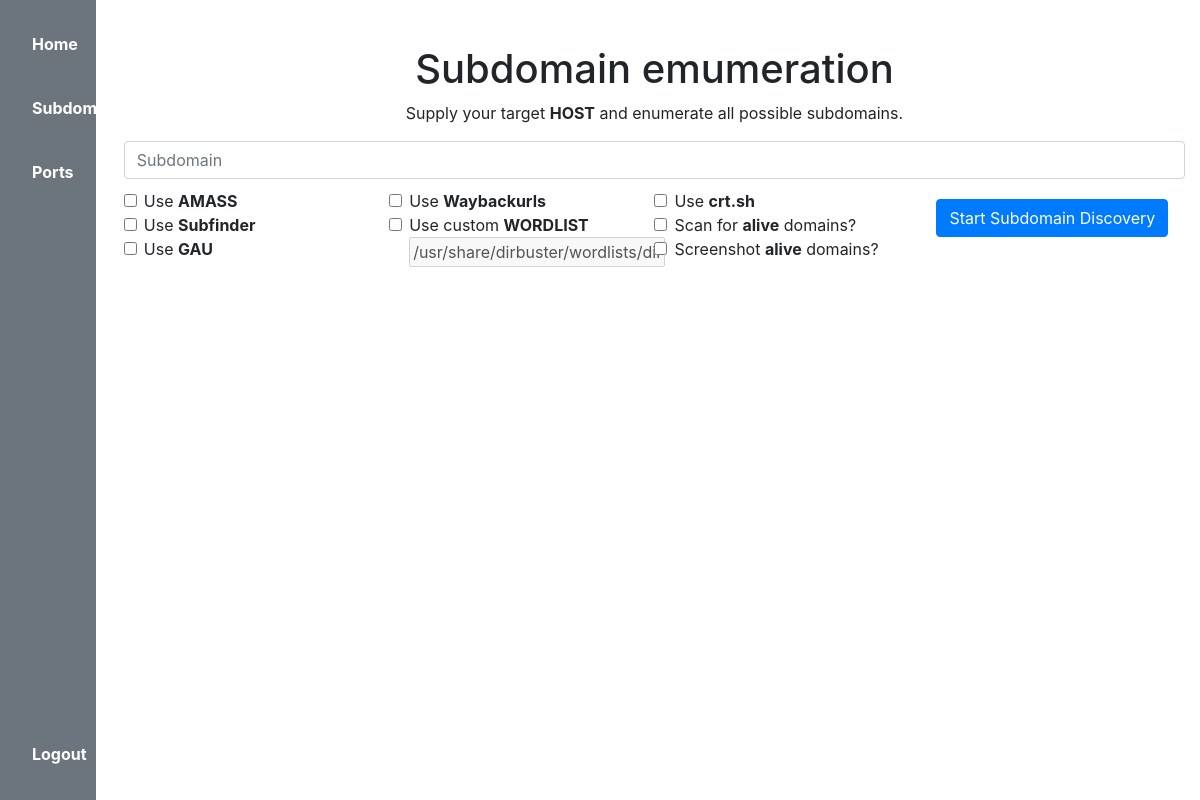
The page /subdomains (signed in) on the database as committed earlier.
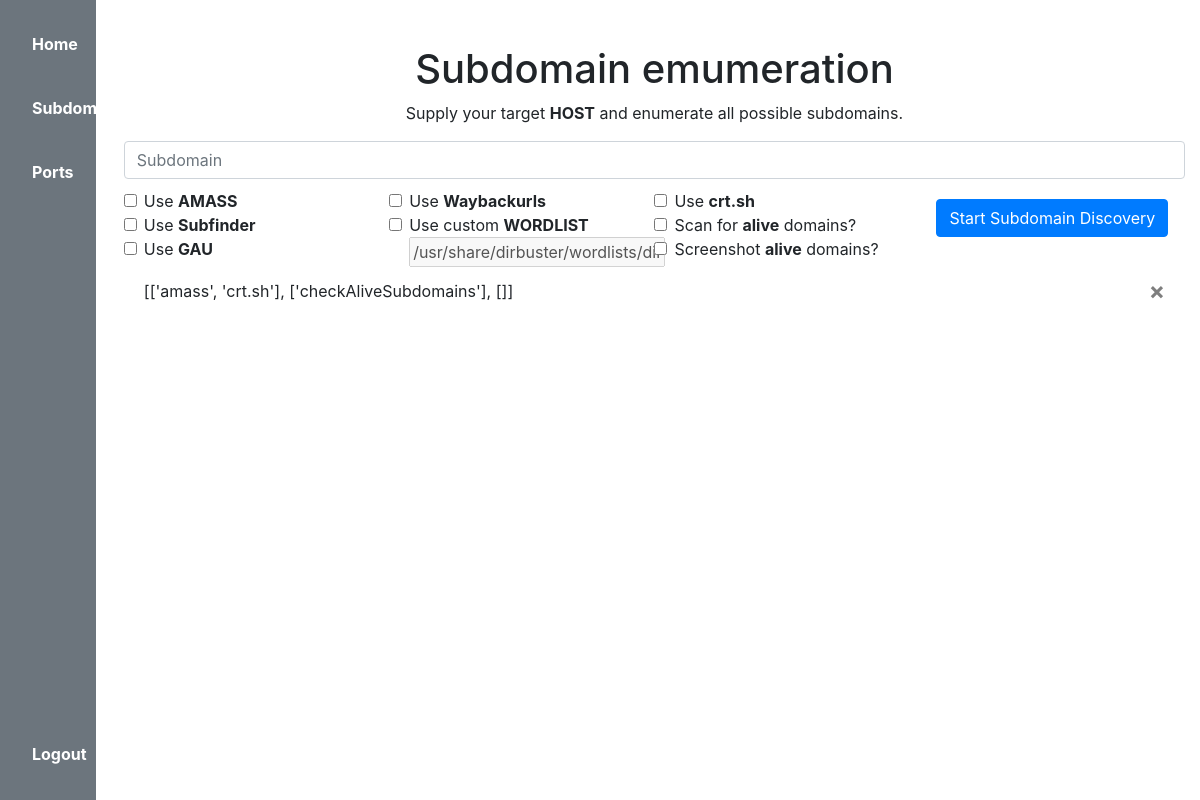
The same page on the database as committed later.
### website/models.py (models this page shows)
class Subdomains(db.Model, UserMixin):
    id = db.Column(db.Integer, primary_key=True)
    data = db.Column(db.String(50000))
    date = db.Column(db.DateTime(timezone=True), default=func.now())
    user_id = db.Column(db.Integer, db.ForeignKey('user.id'))

### website/views.py (the view, shortened to what this page needs)
@views.route('/subdomains', methods=['GET', 'POST'])
@login_required
def subdomains():
    subdomains = Subdomains.query.all()
    return render_template('subdomains.html', user=current_user, subdomains=subdomains)

### website/__init__.py (called while the page is built)
def create_app():
    app = Flask(__name__)
    app.config['SECRET_KEY'] = 'hjshjhdjah kjshkjdhjs'
    app.config['SQLALCHEMY_DATABASE_URI'] = f'sqlite:///{DB_NAME}'
    db.init_app(app)
    from .views import views
    from .auth import auth
    app.register_blueprint(views, url_prefix='/')
    app.register_blueprint(auth, url_prefix='/')
    from .models import User
    with app.app_context():
        db.create_all()
    login_manager = LoginManager()
    login_manager.login_view = 'auth.login'
    login_manager.init_app(app)
    @login_manager.user_loader
    def load_user(id):
        return User.query.get(int(id))
    return app

### website/templates/subdomains.html (shortened to what this page needs)
{% extends "base.html" %} {% block title %}Home{% endblock %} {% block content %}
{% autoescape false %}
<h1/align="center" style="margin-top: 2%;">Subdomain emumeration</h1>
<p/align="center">
    Supply your target <b>HOST</b> and enumerate all possible subdomains.
</p>
<div class="box">
    <ul class="list-group list-group-flush" id="subdomains">
    <div class="embed">
        <form method="POST">
            <div>
                <input/align="center" class="form-control" type="text" placeholder="Subdomain" name="subdomain">
                <div/align="left" class="tools-used-box" style="margin-top: 10px;">
                    <div class="form-check">
                        <input class="form-check-input" type="checkbox" value="true" name="useAMASS" id="flexCheckDefault">
                        <label class="form-check-label" for="flexCheckDefault">
                        Use <b>AMASS</b>
                        </label><br>
                        <input class="form-check-input" type="checkbox" value="true" name="useSubfinder" id="flexCheckDefault">
                        <label class="form-check-label" for="flexCheckDefault">
                        Use <b>Subfinder</b>
                        </label><br>
                        <input class="form-check-input" type="checkbox" value="true" name="useGau" id="flexCheckDefault">
                        <label class="form-check-label" for="flexCheckDefault">
                        Use <b>GAU</b>
                        </label><br>
                    </div>
                </div>
                <div/align="left" class="wordlist-box" style="margin-top: 10px;">
                    <div class="form-check">
                        <input class="form-check-input" type="checkbox" value="true" name="useWaybackurls" id="flexCheckDefault">
                        <label class="form-check-label" for="flexCheckDefault">
                        Use <b>Waybackurls</b>
                        </label><br>
                        <input id="reactiveTickbox" class="form-check-input" type="checkbox" value="true" name="useCustomWordlist" id="flexCheckDefault"
                            onclick="document.getElementById('wordlist').disabled = false;">
                        <label class="form-check-label" for="flexCheckDefault">
                            Use custom <b>WORDLIST</b>
                        </label><br>
                        <input type="text" placeholder="/usr/share/dirbuster/wordlists/directory-list-lowercase-2.3-medium.txt" id="wordlist"
                            value="/usr/share/dirbuster/wordlists/directory-list-lowercase-2.3-medium.txt" name="customWordlist" disabled="True">
                    </div>
                </div>
                <div/align="left" class="tools-used-box" style="margin-top: 10px;">
                    <div class="form-check">
                        <input class="form-check-input" type="checkbox" value="true" name="useCrt.sh" id="flexCheckDefault">
                        <label class="form-check-label" for="flexCheckDefault">
                        Use <b>crt.sh</b>
                        </label><br>
                        <input class="form-check-input" type="checkbox" value="true" name="useAliveCheck" id="flexCheckDefault">
                        <label class="form-check-label" for="flexCheckDefault">
                        Scan for <b>alive</b> domains?
                        </label><br>
                        <input class="form-check-input" type="checkbox" value="true" name="useScreenshotting" id="flexCheckDefault">
                        <label class="form-check-label" for="flexCheckDefault">
                        Screenshot <b>alive</b> domains?
                        </label><br>
                    </div>
                </div>
            </div>
            <div/align="center" class="submit-button" style="margin-top: 10px;">
                <button type="submit" class="separate-button btn btn-primary">Start Subdomain Discovery</button>
                <br>
            </div>
        </form>
    </div class="embed">
    <div class="results">
        {% for subdomain in subdomains %}
            <li class="list-group-item">
            {{ subdomain.data }}
            <button type="button" class="close" onClick="deleteSubdomain({{ subdomain.id }})">
                <span aria-hidden="true">&times;</span>
            </button>
            </li>
        {% endfor %}
    </div>
</div>
{% endautoescape %}
{% endblock %}

### website/templates/base.html (shortened to what this page needs)
<!DOCTYPE html>
<html>
  <head>
    <link
      rel="stylesheet"
      href="https://stackpath.bootstrapcdn.com/bootstrap/4.4.1/css/bootstrap.min.css"
    />
    <link
      rel="stylesheet"
      href="https://stackpath.bootstrapcdn.com/font-awesome/4.7.0/css/font-awesome.min.css"
    />
    <link href="http://127.0.0.1:5000/static/style.css" rel="stylesheet" type="text/css" />
  </head>
  <body>
    <div class="wrapper">
      <div class="div-nav">
        <ul style="display: inline-block;" class="navbar-ul p-3 mb-2 bg-secondary text-white">
          {% if user.is_authenticated %}
            <li><a class="nav-item nav-link p-3 mb-2 bg-secondary text-white" id="home" href="/"><b>Home</b></a></li>
            <li><a class="nav-item nav-link p-3 mb-2 bg-secondary text-white" id="subdomains" href="/subdomains"><b>Subdomains</b></a></li>
            <li><a class="nav-item nav-link p-3 mb-2 bg-secondary text-white" id="ports" href="/ports"><b>Ports</b></a></li>
          {% else %}
            <li><a class="nav-item nav-link p-3 mb-2 bg-secondary text-white" id="login" href="/login"><b>Login</b></a></li>
            <li><a class="nav-item nav-link p-3 mb-2 bg-secondary text-white" id="signUp" href="/sign-up"><b>Sign Up</b></a></li>
          {% endif %}
          {% if user.is_authenticated %}
            <li class="nav-item">
              <a class="nav-item nav-link p-3 mb-2 bg-secondary text-white" style="position: absolute; bottom: 10px;" id="logout" href="/logout"><b>Logout</b></a>
            </li>
          {% endif %}
        </ul>
      </div>
      <div class="container">
        <br>
        {% block content %} {% endblock %}
      </div>
    </div>
  </body>
</html>

### website/static/style.css (style rules this page uses)
.wrapper { padding: 0; display:flex; flex-direction:row; }
.separate-button { margin-top: 10px; margin-bottom: 10px; }
.container { margin-top: 0%; }
.navbar-ul { list-style-type: none; margin: 0; padding: 0; width: 8%; position: fixed; height: 100%; overflow: auto; }
li a { display: block; padding: 8px 16px; text-decoration: none; }
.wrapper { border: 1px; }
.div-nav { display: inline-block; width: 10%; }
.tools-used-box { width: 25%; height: 100%; float: left; }
.wordlist-box { width: 25%; height: 100%; float: left; }
.submit-button { width: 100%; height: 100%; }

Rows that differ between the two databases and show on the page:
added Subdomains: data "[['amass', 'crt.sh'], ['checkAliveSubdomains'], []]"
